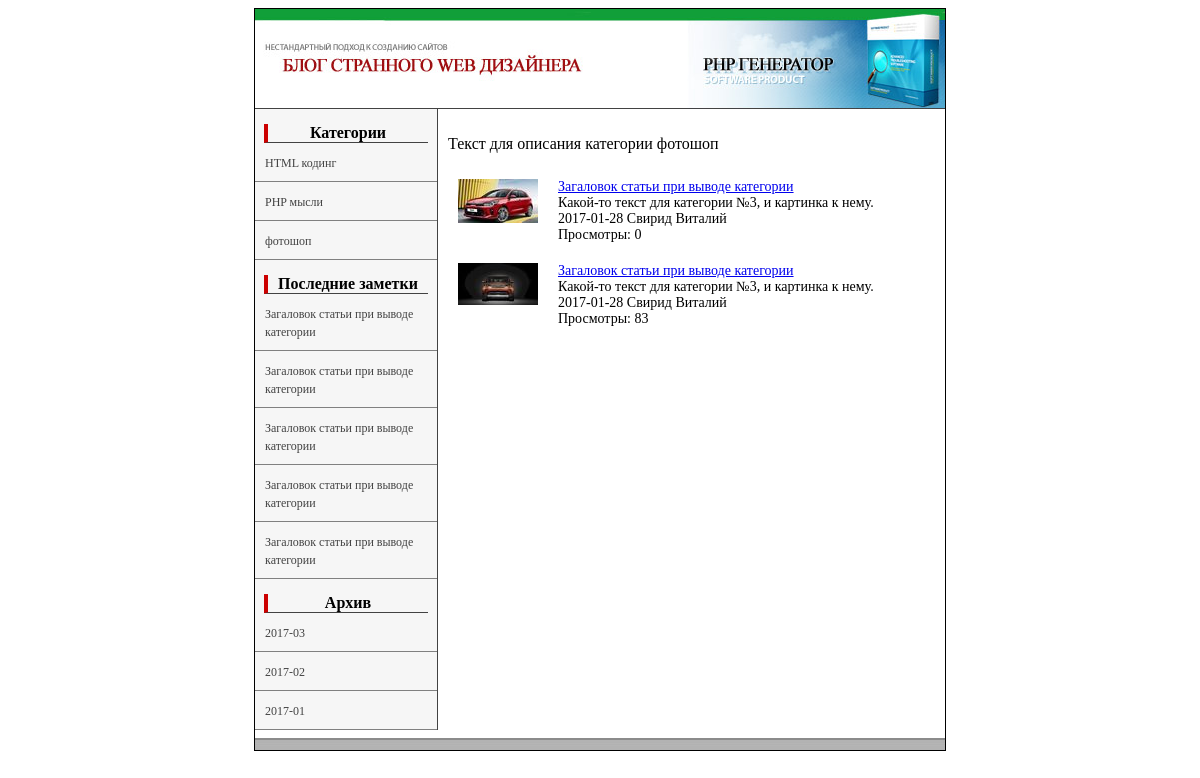
The app's page /view_cat.php?cat=3 with its own data.
### tables this page shows
CREATE TABLE `categories` (
  `id` int(11) NOT NULL,
  `title` varchar(255) NOT NULL,
  `meta_d` varchar(255) NOT NULL,
  `meta_k` varchar(255) NOT NULL,
  `text` text NOT NULL
);

CREATE TABLE `data` (
  `id` int(5) NOT NULL,
  `cat` int(1) NOT NULL,
  `meta_d` varchar(255) NOT NULL,
  `meta_k` varchar(255) NOT NULL,
  `description` text NOT NULL,
  `text` text NOT NULL,
  `view` int(7) NOT NULL,
  `author` varchar(100) NOT NULL,
  `date` date NOT NULL,
  `mini_img` varchar(255) NOT NULL,
  `title` varchar(255) NOT NULL
);

### view_cat.php (the view, shortened to what this page needs)
<?php
include("blocks/db.php");
if (isset($_GET['cat'])) {
    $cat = $_GET['cat'];
}
$result = mysqli_query($db,"SELECT * FROM categories WHERE id='$cat'");
if(mysqli_num_rows($result)>0){
    $myrow = mysqli_fetch_array($result);
}
else {
    echo "<p>Информация по запросу не может быть извлечена. В таблице нет записей.</p>";
    exit();
}
?>
<!DOCTYPE html>
<head lang="ru">
      <link rel="stylesheet" type="text/css" href="style.css">
</head>
<body>
    <table class="main_border" align="center" cellpadding="0"  cellspacing="0">
    	<?php include("blocks/header.php");?>
    	<tr>
	    	<td valign="top">
	    		<table width="100%" border="0" cellpadding="0" cellspacing="0">
                    <tr>
                        <?php include("blocks/left.php");?>
                        <td valign="top"><?php echo $myrow['text'];?>
                        <?php
                            $result = mysqli_query($db, "SELECT id,description,view,title,date,author,mini_img FROM data WHERE cat='$cat'");
if(mysqli_num_rows($result)>0){
    $myrow = mysqli_fetch_array($result);
    do {
        printf(
            "<div class='cat_view'>
                %s
                <div class='cat_data'>
                    <a href='view_posts.php?id=%s'>%s</a>
                    <br>
                    <p>%s</p>
                    <span>%s</span>
                    <span>%s</span>
                    <p>Просмотры: %s</p>
                </div>
            <div class='clear'></div>
            </div>",
           $myrow['mini_img'],$myrow['id'],$myrow['title'],$myrow['description'],$myrow['date'],$myrow['author'],$myrow['view']);
    }
while ($myrow = mysqli_fetch_array($result));
}
else {
    echo "<p>Информация по запросу не может быть извлечена. В таблице нет записей.</p>";
    exit();
}
                        ?>
                        </td>
                    </tr>
                </table>
	    	</td>
    	</tr>
	    	<?php include("blocks/footer.php");?>
    </table>
</body>
</html>

### blocks/left.php (shortened to what this page needs)
<td width="182px" class="left" valign="top">
<div class="nav_title">
	Категории
</div>
	<?
		$result2 = mysqli_query($db,"SELECT * FROM categories");
if(mysqli_num_rows($result2)>0){
    $myrow2 = mysqli_fetch_array($result2);
    do{
    	printf("<p><a href='view_cat.php?cat=%s'>%s</a></p>",$myrow2['id'],$myrow2['title']);
    }
    while ($myrow2 = mysqli_fetch_array($result2));
}
else {
    echo "<p>Информация по запросу не может быть извлечена. В таблице нет записей.</p>";
    exit();
}
	?>
    <div class="nav_title">Последние заметки</div>
<?php
        $result3 = mysqli_query($db, "SELECT id, title FROM data ORDER BY date DESC, id DESC LIMIT 5");
if(mysqli_num_rows($result3)>0){
    $myrow3 = mysqli_fetch_array($result3);
   do{
        printf("<p><a href='view_posts.php?id=%s'>%s</a></p>",$myrow3['id'],$myrow3['title']);
    }
    while ($myrow3 = mysqli_fetch_array($result3));
}
else {
    echo "<p>Информация по запросу не может быть извлечена. В таблице нет записей.</p>";
    exit();
}
?>
    <div class="nav_title">Архив</div>
    <?php
        $result4 = mysqli_query($db, "SELECT DISTINCT left(date,7) AS month FROM data ORDER BY month DESC");
if(mysqli_num_rows($result4)>0){
    $myrow4 = mysqli_fetch_array($result4);
   do{
        printf("<p><a href='view_date.php?date=%s'>%s</a></p>",$myrow4['month'],$myrow4['month']);
    }
    while ($myrow4 = mysqli_fetch_array($result4));
}
else {
    echo "<p>Информация по запросу не может быть извлечена. В таблице нет записей.</p>";
    exit();
}
?>
</td>

### style.css (style rules this page uses)
table { width: 690px; }
.main_border { border:1px solid #000; }
.left { background-color: #f6f6f6; border-right: 1px solid #424242; }
.left a { text-decoration: none; font-size: 12px; text-align: center; color: #424242; }
.left p { border-bottom: 1px solid gray; margin:0; }
.nav_title { margin: 15px 5% 0 5%; font-weight: bold; text-align: center; border-left: 4px solid #cc0000; border-bottom: 1px solid #424242; }
p,h1 { padding: 10px; }
.cat_view { margin:0 20px 20px; }
.cat_view img { float: left; margin-right: 20px; }
.cat_data { overflow: hidden; font-size: 14px; }
.cat_data p { margin:0; padding: 0; }

### records on screen
categories: title "HTML кодинг"
categories: title "PHP мысли"
categories: title "фотошоп", text "Текст для описания категории фотошоп"
data: title "Загаловок статьи при выводе категории"
data: title "Загаловок статьи при выводе категории"
data: title "Загаловок статьи при выводе категории"
data: title "Загаловок статьи при выводе категории"
data: title "Загаловок статьи при выводе категории", mini_img (picture), description "Какой-то текст для категории №3, и картинка к нему.", date "2017-01-28", author "Свирид Виталий", view "83"
data: mini_img (picture), title "Загаловок статьи при выводе категории", description "Какой-то текст для категории №3, и картинка к нему.", date "2017-01-28", author "Свирид Виталий", view "0"

### other values on screen
$myrow4['month'] "2017-03"
$myrow4['month'] "2017-02"
$myrow4['month'] "2017-01"
